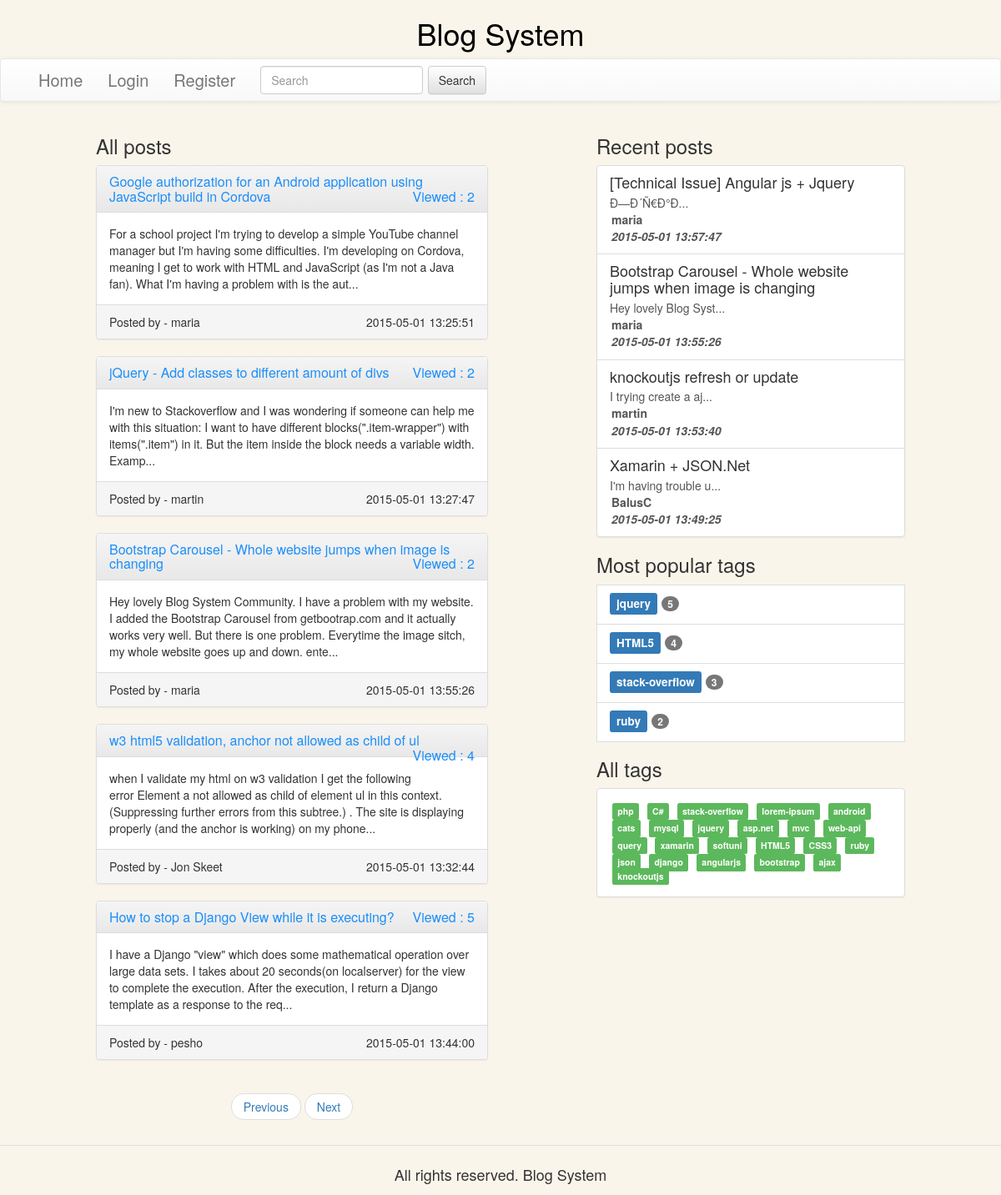
The page /home?page=1 on the database its author committed.
### tables this page shows
CREATE TABLE IF NOT EXISTS `posts` (
`id` int(11) NOT NULL,
  `title` varchar(256) NOT NULL,
  `body` longtext NOT NULL,
  `user_id` int(11) NOT NULL,
  `date_created` datetime NOT NULL,
  `visits` int(11) NOT NULL
);

CREATE TABLE IF NOT EXISTS `users` (
`id` int(11) NOT NULL,
  `username` varchar(20) NOT NULL,
  `passwordHash` varchar(1024) NOT NULL
);

### views/shared/_layout.php (called while the page is built)
<?php include_once DX_ROOT_DIR . "views/shared/header.php" ?>
<?php include_once $template_name ?>
<?php include_once DX_ROOT_DIR . "views/shared/footer.php" ?>

### controllers/home.php (called while the page is built, shortened)
<?php
class Home_Controller extends Main_Controller{
    private $posts = array();
    private $page_size = 5;
    private $start_page = 0;
    public function __construct(){
        include_once DX_ROOT_DIR . "models\\tag.php";
        $tag_model = new Tag_Model();
        $this->posts = $this->model->get_posts_with_author();
        $this->recent_posts = $this->model->get_recent_posts();
        $this->all_tags = $tag_model->get_all_tags();
        $this->popular_tags = $tag_model->get_popular_tags();
    }
    public function index(){
        if(isset($_GET["page"])){
            $page = $_GET["page"];
            $this->posts = array_slice($this->posts, $page * $this->page_size, $this->page_size, true);
        }
        else{
            $this->posts = array_slice($this->posts, $this->start_page * $this->page_size, $this->page_size, true);
        }
        include_once $this -> layout;
    }
}

### controllers/main.php (called while the page is built, shortened)
<?php
class Main_Controller{
    public function __construct($views_dir = '\views\home\\',
                                $class_name = '\Controllers\Main_Controller',
                                $model = 'main')
    {
        $this->model = new $model_class(array("table" => "none"));
    }
}

### models/main.php (called while the page is built, shortened)
<?php
class Main_Model{
    public function __construct($args = array()){
        $defaults = array(
          'limit' => 0,
        );
        $args = array_merge($defaults, $args);
        $db_object = \Lib\Database::get_instance();
        $this->db = $db_object->get_db();
    }
}

### lib/database.php (called while the page is built, shortened)
<?php
class Database{
    private static $db = null;
    public function __construct(){
        $host = DB_HOST;
        $username = DB_USER;
        $pass = DB_PASS;
        $db_name = DB_NAME;
        $db = new \mysqli($host, $username, $pass, $db_name);
        self::$db = $db;
    }
    public static function get_instance(){
        static $instance = null;
        if($instance === null){
            $instance = new static();
        }
        return $instance;
    }
    public static function get_db(){
        return self::$db;
    }
}

### models/post.php (called while the page is built, shortened)
<?php
class Post_Model extends Main_Model{
    public function get_posts_with_author(){
        $query = sprintf("SELECT p.id, p.title, p.body, p.date_created, p.visits, u.username FROM posts p
INNER JOIN users u ON p.user_id=u.id
ORDER BY p.visits ASC");
        $result_set = $this->db->query($query);
        $results = $this->process_results($result_set);
        return $results;
    }
    public function get_recent_posts(){
        $query = sprintf("SELECT p.id, p.title, p.body, p.date_created, u.username FROM posts p
INNER JOIN `users` u
ON p.user_id=u.id
ORDER BY p.date_created DESC LIMIT 4");
        $result_set = $this->db->query($query);
        $recent_posts = $this->process_results($result_set);
        return $recent_posts;
    }
}

### lib/auth.php (called while the page is built, shortened)
<?php
class Auth{
    public static function get_instance(){
        static $instance = null;
        if($instance === null){
            $instance = new static();
        }
        return $instance;
    }
}

### models/tag.php (called while the page is built, shortened)
<?php
class Tag_Model extends Main_Model{
    public function get_popular_tags(){
        $query = sprintf("SELECT t.name, count(1) as NumberOfPosts FROM posts p
INNER JOIN posts_tags pt
ON p.id=pt.post_id
INNER JOIN tags t
ON t.id=pt.tag_id
GROUP BY t.name
ORDER BY NumberOfPosts DESC
LIMIT 4");
        $result_set = $this->db->query($query);
        $tags = $this->process_results($result_set);
        $tag_names = array();
        foreach($tags as $tag){
            $tag_names[$tag["name"]] = $tag["NumberOfPosts"];
        }
        return $tag_names;
    }
    public function get_all_tags(){
        $query = sprintf("SELECT t.name FROM tags t");
        $result_set = $this->db->query($query);
        $tags = $this->process_results($result_set);
        $tag_names = array();
        foreach($tags as $tag){
            $tag_names[] = $tag["name"];
        }
        return $tag_names;
    }
}

### views/home/index.php (the view, shortened to what this page needs)
<div class="col-md-5 col-md-push-1">
    <h3>All posts</h3>
    <?php foreach($this->posts as $post ): ?>
        <div class="row">
            <div class="col-md-12">
                <div class="panel panel-default">
                    <div class="panel-heading">
                        <h3 class="panel-title link">
                            <?php
                                $post_path = DX_ROOT_URL . 'posts/view/' . $post["id"];
                                echo("<a href='{$post_path}'>{$post["title"]}</a>");
                                echo("<p class='pull-right'>Viewed : {$post["visits"]}</p>");
                            ?>
                        </h3>
                    </div>
                    <div class="panel-body wordwrap">
                        <?php echo(substr($post["body"], 0, 250) . "...")?>
                    </div>
                    <div class="panel-footer">
                        <?php
                            echo("<span>Posted by - {$post["username"]}</span>");
                            echo("<span class='float-right'>{$post["date_created"]}</span>");
                        ?>
                    </div>
                </div>
            </div>
        </div>
    <?php endforeach ?>
    <div class="row">
        <div class="col-xs-12">
            <nav>
                <ul class="pager">
                    <?php
                        $current_page = 0;
                        if(isset($_GET["page"])){
                            $current_page = $_GET["page"];
                        }
                        $search = isset($_GET["search"]) ? "&search=" . $_GET["search"] : "";
                        $next_page = DX_ROOT_URL . "home?page=" . ($current_page + 1) .  $search;
                        if( !($current_page - 1 < 0 ) ){
                            $previous_page = DX_ROOT_URL . "home?page=" . ($current_page - 1) . $search;
                        }
                        else{
                            $previous_page = DX_ROOT_URL . "home?page=" . 0 . $search;
                        }
                    ?>
                    <li><a href="<?php echo($previous_page)?>">Previous</a></li>
                    <li><a href="<?php echo($next_page)?>">Next</a></li>
                </ul>
            </nav>
        </div>
    </div>
</div>
<div class="col-md-4 pull-right col-md-pull-1 col-xs-12">
    <h3>Recent posts</h3>
    <div class="list-group">
        <?php foreach($this->recent_posts as $recent_post):
            $recent_post_path = DX_ROOT_URL . 'posts/view/' . $recent_post["id"];
            ?>
            <a href="<?php echo($recent_post_path)?>" class="list-group-item">
                <h4 class="list-group-item-heading">
                    <?php echo($recent_post["title"]);?>
                </h4>
                <p class="list-group-item-text"><?php echo(substr($recent_post["body"], 0, 20) . "...")?></p>
                <p class="list-group-item-text bold margin2"><?php echo($recent_post["username"])?></p>
                <p class="list-group-item-text bold italic margin2"><?php echo($recent_post["date_created"])?></p>
            </a>
        <?php endforeach ?>
    </div>
    <h3>Most popular tags</h3>
    <?php foreach($this->popular_tags as $key=>$value):
            $search_post_path = DX_ROOT_URL . 'home?page=0&search=' . $key;
        ?>
        <a href="<?php echo($search_post_path)?>" class="list-group-item">
            <h4 class="list-group-item-heading">
                <span class="label label-primary"><?php echo($key);?></span>
                <span class="badge"><?php echo($value)?></span>
            </h4>
        </a>
    <?php endforeach ?>
    <h3>All tags</h3>
    <div class="panel panel-default">
        <div class="panel-body">
            <?php foreach($this->all_tags as $tag_name):
                $search_post_path = DX_ROOT_URL . 'home?page=0&search=' . $tag_name;
                ?>
                <div class="margin3 display-inline">
                    <a href="<?php echo($search_post_path);?>">
                        <span class="label label-success"><?php echo($tag_name);?></span>
                    </a>
                </div>
            <?php endforeach ?>
        </div>
    </div>
</div>

### content/styles/main-styles.css (style rules this page uses)
html, body { height: 100%; margin-bottom: 20px; }
body { background-color: #faf5eb; }
.margin2 { margin: 2px; }
.margin3 { margin: 3px; }
.wordwrap { word-wrap: break-word; }
.link { color: #1b8efa; }
.bold { font-weight: bold; }
.italic { font-style: italic; }
.float-right { float: right; }
.display-inline { display: inline-block; }

### rows shown on the page
posts: title "Google authorization for an Android application using JavaScript build in Cordova", visits "2", body "For a school project I'm trying to develop a simple YouTube channel manager but I'm having some difficulties. I'm developing on Cordova, meaning I get to work with HTML and JavaScript (as I'm not a Java fan). What I'm having a problem with is the aut", user.username "maria", date_created "2015-05-01 13:25:51"
posts: title "jQuery - Add classes to different amount of divs", visits "2", body "I'm new to Stackoverflow and I was wondering if someone can help me with this situation: I want to have different blocks(\".item-wrapper\") with items(\".item\") in it. But the item inside the block needs a variable width. Examp", user.username "martin", date_created "2015-05-01 13:27:47"
posts: title "Bootstrap Carousel - Whole website jumps when image is changing", visits "2", body "Hey lovely Blog System Community. I have a problem with my website. I added the Bootstrap Carousel from getbootrap.com and it actually works very well. But there is one problem. Everytime the image sitch, my whole website goes up and down. ente", user.username "maria", date_created "2015-05-01 13:55:26", body "Hey lovely Blog Syst"
posts: title "w3 html5 validation, anchor not allowed as child of ul", visits "4", body "when I validate my html on w3 validation I get the following error Element a not allowed as child of element ul in this context. (Suppressing further errors from this subtree.) . The site is displaying properly (and the anchor is working) on my phone", user.username "Jon Skeet", date_created "2015-05-01 13:32:44"
posts: title "How to stop a Django View while it is executing?", visits "5", body "I have a Django \"view\" which does some mathematical operation over large data sets. I takes about 20 seconds(on localserver) for the view to complete the execution. After the execution, I return a Django template as a response to the req", user.username "pesho", date_created "2015-05-01 13:44:00"
posts: title "[Technical Issue] Angular js + Jquery", body "Ð—Ð´Ñ€Ð°Ð", user.username "maria", date_created "2015-05-01 13:57:47"
posts: title "knockoutjs refresh or update", body "I trying create a aj", user.username "martin", date_created "2015-05-01 13:53:40"
posts: title "Xamarin + JSON.Net", body "I'm having trouble u", user.username "BalusC", date_created "2015-05-01 13:49:25"

### other values the page prints
$key "jquery"
$value "5"
$key "HTML5"
$value "4"
$key "stack-overflow"
$value "3"
$key "ruby"
$value "2"
$tag_name "php"
$tag_name "C#"
$tag_name "stack-overflow"
$tag_name "lorem-ipsum"
$tag_name "android"
$tag_name "cats"
$tag_name "mysql"
